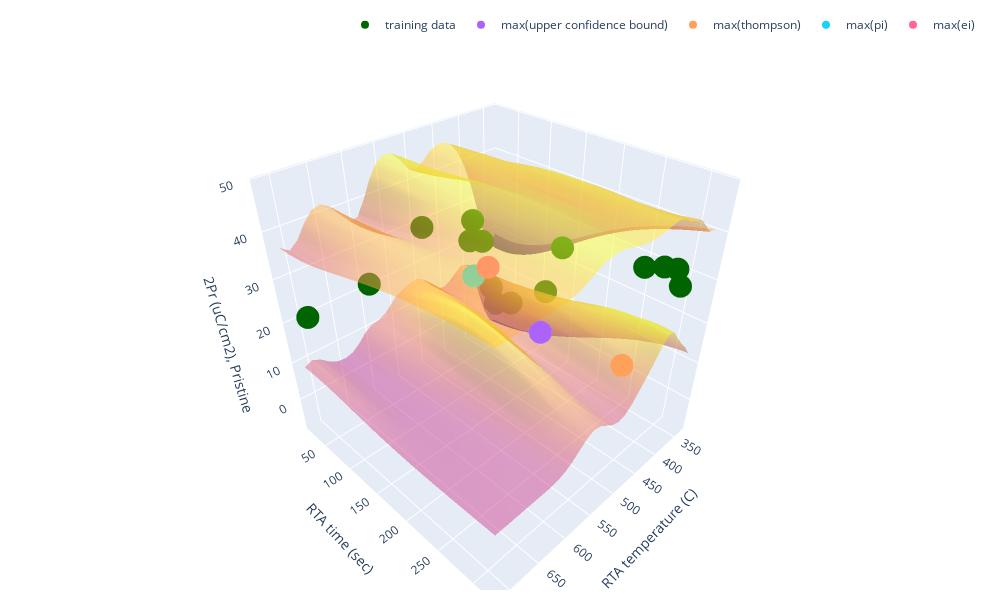

This figure's notebook cell:
### Code cell
pred_var = obs.variance.view(n, n).detach().numpy().T
lower, upper = obs.confidence_region()
upper_surf = upper.detach().numpy().reshape(30,30).T
lower_surf = lower.detach().numpy().reshape(30,30).T

ucb = np.unravel_index(upper_surf.argmax(), upper_surf.shape)
max_var = np.unravel_index(pred_var.argmax(), pred_var.shape)
ei = np.unravel_index(EI_acq_shape.argmax(), EI_acq_shape.shape)
pi = np.unravel_index(PI_acq_shape.argmax(), PI_acq_shape.shape)

# plot?...
import plotly.graph_objects as go
fig = go.Figure(data=[go.Surface(z = upper_surf, x=test_grid[:,0], y=test_grid[:,1], opacity=0.5, showscale=False)])
fig.add_trace(go.Surface(z = lower_surf, x=test_grid[:,0], y=test_grid[:,1], opacity=0.5, showscale=False))
fig.add_trace(go.Scatter3d(x=train_x[:,0].numpy(), y=train_x[:,1].numpy(), 
                            z=train_y.numpy(), mode='markers', name='training data', marker={'color':'darkgreen'}))

fig.add_trace(go.Scatter3d(x=test_grid[ucb[1], 0].numpy(), y=test_grid[ucb[0], 1].numpy(), 
                            z=[pred_labels[ucb[0], ucb[1]]], mode='markers', name='max(upper confidence bound)')) 
fig.add_trace(go.Scatter3d(x=test_grid[th[1], 0].numpy(), y=test_grid[th[0],1].numpy(), 
                            z=[pred_labels[th[0], th[1]].detach().numpy()], mode='markers', name='max(thompson)')) 
fig.add_trace(go.Scatter3d(x=test_grid[pi[1], 0].numpy(), y=test_grid[pi[0], 1].numpy(), z=[pred_labels[pi[0], pi[1]]], mode='markers', name='max(pi)'))

fig.add_trace(go.Scatter3d(x=test_grid[ei[1], 0].numpy(), y=test_grid[ei[0], 1].numpy(), z=[pred_labels[ei[0], ei[1]]], mode='markers', name='max(ei)'))

# fig.add_trace(go.Scatter3d(x=test_grid[ca[1], 0].numpy(), y=test_grid[ca[0], 1].numpy(), z=[pred_labels[ca[0], ca[1]]], mode='markers', name='max(ca)'))


fig.update_layout( width=1000, height=600,
                  margin=dict(r=20, l=10, b=10, t=10),
                  legend=dict(orientation="h", yanchor="bottom", y=1.02, xanchor="right",x=1),
                  scene=dict(
                    xaxis_title="RTA temperature (C)",
                    yaxis_title="RTA time (sec)",
                    zaxis_title='2Pr (uC/cm2), Pristine')
                  )
fig.show()

### Figure 1 — Plotly figure (JSON) as saved in the notebook; plotly's stock layout.template omitted (floating-point values rounded to 4 significant figures; data arrays with more than 128 entries replaced by an {"elided": "..."} marker saying what was removed)
{"data": [{"opacity": 0.5, "showscale": false, "type": "surface", "x": [337.5, 350.4, 363.4, 376.3, 389.2, 402.2, 415.1, 428.0, 440.9, 453.9, 466.8, 479.7, 492.7, 505.6, 518.5, 531.5, 544.4, 557.3, 570.3, 583.2, 596.1, 609.1, 622.0, 634.9, 647.8, 660.8, 673.7, 686.6, 699.6, 712.5], "y": [20.01, 30.34, 40.67, 51.0, 61.33, 71.66, 81.99, 92.32, 102.7, 113.0, 123.3, 133.6, 144.0, 154.3, 164.6, 175.0, 185.3, 195.6, 206.0, 216.3, 226.6, 236.9, 247.3, 257.6, 267.9, 278.3, 288.6, 298.9, 309.3, 319.6], "z": {"elided": "30x30 float values"}}, {"opacity": 0.5, "showscale": false, "type": "surface", "x": [337.5, 350.4, 363.4, 376.3, 389.2, 402.2, 415.1, 428.0, 440.9, 453.9, 466.8, 479.7, 492.7, 505.6, 518.5, 531.5, 544.4, 557.3, 570.3, 583.2, 596.1, 609.1, 622.0, 634.9, 647.8, 660.8, 673.7, 686.6, 699.6, 712.5], "y": [20.01, 30.34, 40.67, 51.0, 61.33, 71.66, 81.99, 92.32, 102.7, 113.0, 123.3, 133.6, 144.0, 154.3, 164.6, 175.0, 185.3, 195.6, 206.0, 216.3, 226.6, 236.9, 247.3, 257.6, 267.9, 278.3, 288.6, 298.9, 309.3, 319.6], "z": {"elided": "30x30 float values"}}, {"marker": {"color": "darkgreen"}, "mode": "markers", "name": "training data", "type": "scatter3d", "x": [350, 350, 350, 350, 360, 380, 400, 400, 500, 600, 700, 389.2, 544.4, 440.9, 402.2], "y": [30, 60, 120, 300, 30, 30, 30, 300, 30, 30, 30, 309.6, 150, 199.9, 279.7], "z": [0.311, 3.051, 11.49, 27.85, 5.915, 20.17, 26.67, 35.19, 30.26, 22.56, 21.47, 34.82, 37.99, 34.19, 33.69]}, {"mode": "markers", "name": "max(upper confidence bound)", "type": "scatter3d", "x": [531.5], "y": [236.9], "z": [24.82]}, {"mode": "markers", "name": "max(thompson)", "type": "scatter3d", "x": [505.6], "y": [319.6], "z": [23.76]}, {"mode": "markers", "name": "max(pi)", "type": "scatter3d", "x": [544.4], "y": [154.3], "z": [30.91]}, {"mode": "markers", "name": "max(ei)", "type": "scatter3d", "x": [531.5], "y": [164.6], "z": [32.79]}], "layout": {"height": 600, "legend": {"orientation": "h", "x": 1, "xanchor": "right", "y": 1.02, "yanchor": "bottom"}, "margin": {"b": 10, "l": 10, "r": 20, "t": 10}, "scene": {"xaxis": {"title": {"text": "RTA temperature (C)"}}, "yaxis": {"title": {"text": "RTA time (sec)"}}, "zaxis": {"title": {"text": "2Pr (uC/cm2), Pristine"}}}, "width": 1000}}
